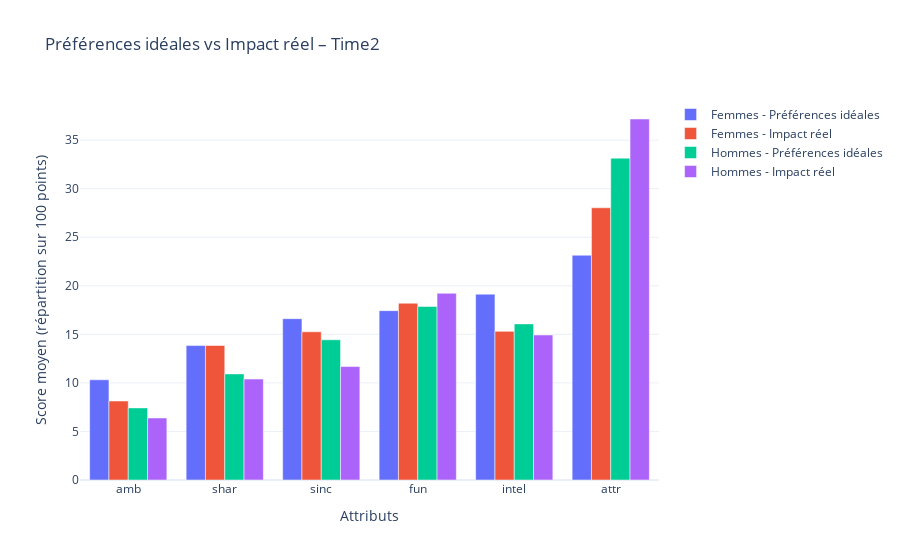

The cell this chart's notebook holds for it:
### Markdown cell above
comparaison avec les attributs qui ont eu le moins d'impacts réels
- 📌 Cela montre que les gens :
    - Se connaissent plutôt bien → ce qu’ils disent vouloir ≈ ce qu’ils choisissent
    - Accordent encore plus d’importance à l’apparence au moment de décider

### Code cell
import pandas as pd
import plotly.graph_objects as go

# --- Préférences idéales : attr1_2 (vagues 1–5 et 10–21 uniquement) ---
time2_ideal_cols = ['attr1_2', 'sinc1_2', 'intel1_2', 'fun1_2', 'amb1_2', 'shar1_2']
df_time2_filtered = df[(df['wave'] < 6) | (df['wave'] > 9)]
df_time2_ideal_clean = df_time2_filtered.dropna(subset=time2_ideal_cols)

result_time2_ideal_clean = {}
for gender, label in zip([0, 1], ['Femmes évaluant les hommes', 'Hommes évaluant les femmes']):
    subset = df_time2_ideal_clean[df_time2_ideal_clean['gender'] == gender]
    result_time2_ideal_clean[label] = subset[time2_ideal_cols].mean().sort_values()

# --- Impact réel : attr7_2 ---
impact2_cols = ['attr7_2', 'sinc7_2', 'intel7_2', 'fun7_2', 'amb7_2', 'shar7_2']
df_impact2_clean = df.dropna(subset=impact2_cols)

result_impact2 = {}
for gender, label in zip([0, 1], ['Femmes évaluant les hommes', 'Hommes évaluant les femmes']):
    subset = df_impact2_clean[df_impact2_clean['gender'] == gender]
    result_impact2[label] = subset[impact2_cols].mean().sort_values()

# --- Graphique Plotly comparatif ---
fig = go.Figure()

# Femmes
fig.add_trace(go.Bar(
    x=[col.replace('1_2', '').replace('7_2', '') for col in result_time2_ideal_clean["Femmes évaluant les hommes"].index],
    y=result_time2_ideal_clean["Femmes évaluant les hommes"].values,
    name="Femmes - Préférences idéales"
))

fig.add_trace(go.Bar(
    x=[col.replace('1_2', '').replace('7_2', '') for col in result_impact2["Femmes évaluant les hommes"].index],
    y=result_impact2["Femmes évaluant les hommes"].values,
    name="Femmes - Impact réel"
))

# Hommes
fig.add_trace(go.Bar(
    x=[col.replace('1_2', '').replace('7_2', '') for col in result_time2_ideal_clean["Hommes évaluant les femmes"].index],
    y=result_time2_ideal_clean["Hommes évaluant les femmes"].values,
    name="Hommes - Préférences idéales"
))

fig.add_trace(go.Bar(
    x=[col.replace('1_2', '').replace('7_2', '') for col in result_impact2["Hommes évaluant les femmes"].index],
    y=result_impact2["Hommes évaluant les femmes"].values,
    name="Hommes - Impact réel"
))

fig.update_layout(
    title="Préférences idéales vs Impact réel – Time2",
    xaxis_title="Attributs",
    yaxis_title="Score moyen (répartition sur 100 points)",
    barmode='group',
    template='plotly_white'
)

fig.show()

### Figure 1 — Plotly figure (JSON) as saved in the notebook; plotly's stock layout.template omitted (floating-point values rounded to 4 significant figures)
{"data": [{"name": "Femmes - Préférences idéales", "type": "bar", "x": ["amb", "shar", "sinc", "fun", "intel", "attr"], "y": [10.32, 13.85, 16.61, 17.44, 19.14, 23.15]}, {"name": "Femmes - Impact réel", "type": "bar", "x": ["amb", "shar", "sinc", "intel", "fun", "attr"], "y": [8.133, 13.85, 15.26, 15.31, 18.21, 28.04]}, {"name": "Hommes - Préférences idéales", "type": "bar", "x": ["amb", "shar", "sinc", "intel", "fun", "attr"], "y": [7.426, 10.93, 14.44, 16.08, 17.87, 33.15]}, {"name": "Hommes - Impact réel", "type": "bar", "x": ["amb", "shar", "sinc", "intel", "fun", "attr"], "y": [6.386, 10.39, 11.68, 14.93, 19.23, 37.18]}], "layout": {"barmode": "group", "title": {"text": "Préférences idéales vs Impact réel – Time2"}, "xaxis": {"title": {"text": "Attributs"}}, "yaxis": {"title": {"text": "Score moyen (répartition sur 100 points)"}}}}
